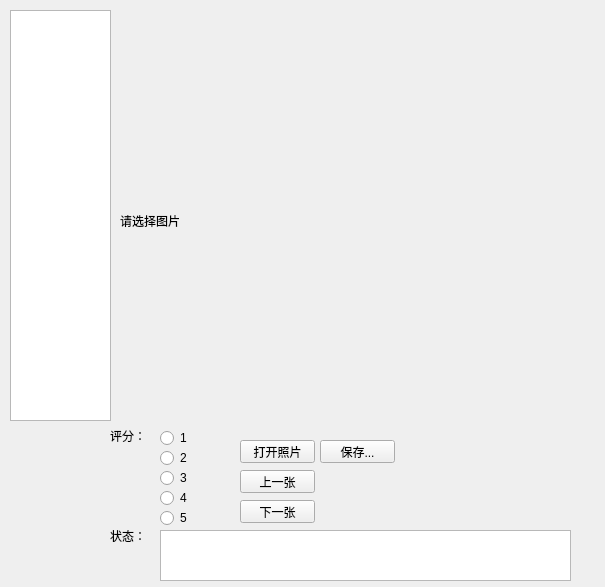
<?xml version="1.0" encoding="UTF-8"?>
<ui version="4.0">
 <class>Form</class>
 <widget class="QWidget" name="Form">
  <property name="geometry">
   <rect>
    <x>0</x>
    <y>0</y>
    <width>605</width>
    <height>587</height>
   </rect>
  </property>
  <property name="windowTitle">
   <string>Form</string>
  </property>
  <widget class="QLabel" name="label">
   <property name="geometry">
    <rect>
     <x>120</x>
     <y>20</y>
     <width>401</width>
     <height>401</height>
    </rect>
   </property>
   <property name="text">
    <string>请选择图片</string>
   </property>
  </widget>
  <widget class="QLabel" name="label_2">
   <property name="geometry">
    <rect>
     <x>110</x>
     <y>430</y>
     <width>54</width>
     <height>12</height>
    </rect>
   </property>
   <property name="text">
    <string>评分：</string>
   </property>
  </widget>
  <widget class="QRadioButton" name="radioButton_1">
   <property name="geometry">
    <rect>
     <x>160</x>
     <y>430</y>
     <width>89</width>
     <height>16</height>
    </rect>
   </property>
   <property name="text">
    <string>1</string>
   </property>
  </widget>
  <widget class="QRadioButton" name="radioButton_2">
   <property name="geometry">
    <rect>
     <x>160</x>
     <y>450</y>
     <width>89</width>
     <height>16</height>
    </rect>
   </property>
   <property name="text">
    <string>2</string>
   </property>
  </widget>
  <widget class="QRadioButton" name="radioButton_3">
   <property name="geometry">
    <rect>
     <x>160</x>
     <y>470</y>
     <width>89</width>
     <height>16</height>
    </rect>
   </property>
   <property name="text">
    <string>3</string>
   </property>
  </widget>
  <widget class="QRadioButton" name="radioButton_4">
   <property name="geometry">
    <rect>
     <x>160</x>
     <y>490</y>
     <width>89</width>
     <height>16</height>
    </rect>
   </property>
   <property name="text">
    <string>4</string>
   </property>
  </widget>
  <widget class="QRadioButton" name="radioButton_5">
   <property name="geometry">
    <rect>
     <x>160</x>
     <y>510</y>
     <width>89</width>
     <height>16</height>
    </rect>
   </property>
   <property name="text">
    <string>5</string>
   </property>
  </widget>
  <widget class="QPushButton" name="pushButton">
   <property name="geometry">
    <rect>
     <x>240</x>
     <y>440</y>
     <width>75</width>
     <height>23</height>
    </rect>
   </property>
   <property name="text">
    <string>打开照片</string>
   </property>
  </widget>
  <widget class="QPushButton" name="pushButton_2">
   <property name="geometry">
    <rect>
     <x>240</x>
     <y>470</y>
     <width>75</width>
     <height>23</height>
    </rect>
   </property>
   <property name="text">
    <string>上一张</string>
   </property>
  </widget>
  <widget class="QPushButton" name="pushButton_3">
   <property name="geometry">
    <rect>
     <x>240</x>
     <y>500</y>
     <width>75</width>
     <height>23</height>
    </rect>
   </property>
   <property name="text">
    <string>下一张</string>
   </property>
  </widget>
  <widget class="QLabel" name="label_3">
   <property name="geometry">
    <rect>
     <x>110</x>
     <y>530</y>
     <width>54</width>
     <height>12</height>
    </rect>
   </property>
   <property name="text">
    <string>状态：</string>
   </property>
  </widget>
  <widget class="QWidget" name="verticalLayoutWidget">
   <property name="geometry">
    <rect>
     <x>10</x>
     <y>10</y>
     <width>101</width>
     <height>411</height>
    </rect>
   </property>
   <layout class="QVBoxLayout" name="verticalLayout">
    <item>
     <widget class="QListWidget" name="listWidget"/>
    </item>
   </layout>
  </widget>
  <widget class="QPushButton" name="pushButton_4">
   <property name="geometry">
    <rect>
     <x>320</x>
     <y>440</y>
     <width>75</width>
     <height>23</height>
    </rect>
   </property>
   <property name="text">
    <string>保存...</string>
   </property>
  </widget>
  <widget class="QTextBrowser" name="textBrowser">
   <property name="geometry">
    <rect>
     <x>160</x>
     <y>530</y>
     <width>411</width>
     <height>51</height>
    </rect>
   </property>
  </widget>
 </widget>
 <resources/>
 <connections>
  <connection>
   <sender>pushButton</sender>
   <signal>clicked()</signal>
   <receiver>Form</receiver>
   <slot>open_picture()</slot>
   <hints>
    <hint type="sourcelabel">
     <x>212</x>
     <y>448</y>
    </hint>
    <hint type="destinationlabel">
     <x>230</x>
     <y>446</y>
    </hint>
   </hints>
  </connection>
  <connection>
   <sender>pushButton_2</sender>
   <signal>clicked()</signal>
   <receiver>Form</receiver>
   <slot>up_picture()</slot>
   <hints>
    <hint type="sourcelabel">
     <x>214</x>
     <y>480</y>
    </hint>
    <hint type="destinationlabel">
     <x>254</x>
     <y>477</y>
    </hint>
   </hints>
  </connection>
  <connection>
   <sender>pushButton_3</sender>
   <signal>clicked()</signal>
   <receiver>Form</receiver>
   <slot>next_picture()</slot>
   <hints>
    <hint type="sourcelabel">
     <x>212</x>
     <y>515</y>
    </hint>
    <hint type="destinationlabel">
     <x>227</x>
     <y>486</y>
    </hint>
   </hints>
  </connection>
  <connection>
   <sender>radioButton_1</sender>
   <signal>clicked()</signal>
   <receiver>Form</receiver>
   <slot>radio_click()</slot>
   <hints>
    <hint type="sourcelabel">
     <x>176</x>
     <y>438</y>
    </hint>
    <hint type="destinationlabel">
     <x>94</x>
     <y>456</y>
    </hint>
   </hints>
  </connection>
  <connection>
   <sender>radioButton_2</sender>
   <signal>clicked()</signal>
   <receiver>Form</receiver>
   <slot>radio_click()</slot>
   <hints>
    <hint type="sourcelabel">
     <x>162</x>
     <y>459</y>
    </hint>
    <hint type="destinationlabel">
     <x>94</x>
     <y>474</y>
    </hint>
   </hints>
  </connection>
  <connection>
   <sender>radioButton_3</sender>
   <signal>clicked()</signal>
   <receiver>Form</receiver>
   <slot>radio_click()</slot>
   <hints>
    <hint type="sourcelabel">
     <x>165</x>
     <y>479</y>
    </hint>
    <hint type="destinationlabel">
     <x>94</x>
     <y>492</y>
    </hint>
   </hints>
  </connection>
  <connection>
   <sender>radioButton_4</sender>
   <signal>clicked()</signal>
   <receiver>Form</receiver>
   <slot>radio_click()</slot>
   <hints>
    <hint type="sourcelabel">
     <x>161</x>
     <y>500</y>
    </hint>
    <hint type="destinationlabel">
     <x>93</x>
     <y>507</y>
    </hint>
   </hints>
  </connection>
  <connection>
   <sender>radioButton_5</sender>
   <signal>clicked()</signal>
   <receiver>Form</receiver>
   <slot>radio_click()</slot>
   <hints>
    <hint type="sourcelabel">
     <x>161</x>
     <y>519</y>
    </hint>
    <hint type="destinationlabel">
     <x>34</x>
     <y>526</y>
    </hint>
   </hints>
  </connection>
  <connection>
   <sender>pushButton_4</sender>
   <signal>clicked()</signal>
   <receiver>Form</receiver>
   <slot>open_save()</slot>
   <hints>
    <hint type="sourcelabel">
     <x>394</x>
     <y>454</y>
    </hint>
    <hint type="destinationlabel">
     <x>456</x>
     <y>448</y>
    </hint>
   </hints>
  </connection>
 </connections>
 <slots>
  <slot>open_picture()</slot>
  <slot>up_picture()</slot>
  <slot>next_picture()</slot>
  <slot>radio_click()</slot>
  <slot>open_save()</slot>
 </slots>
</ui>
